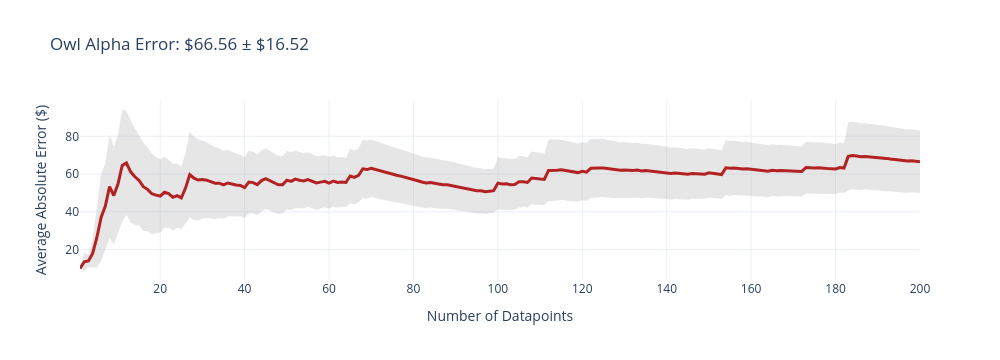
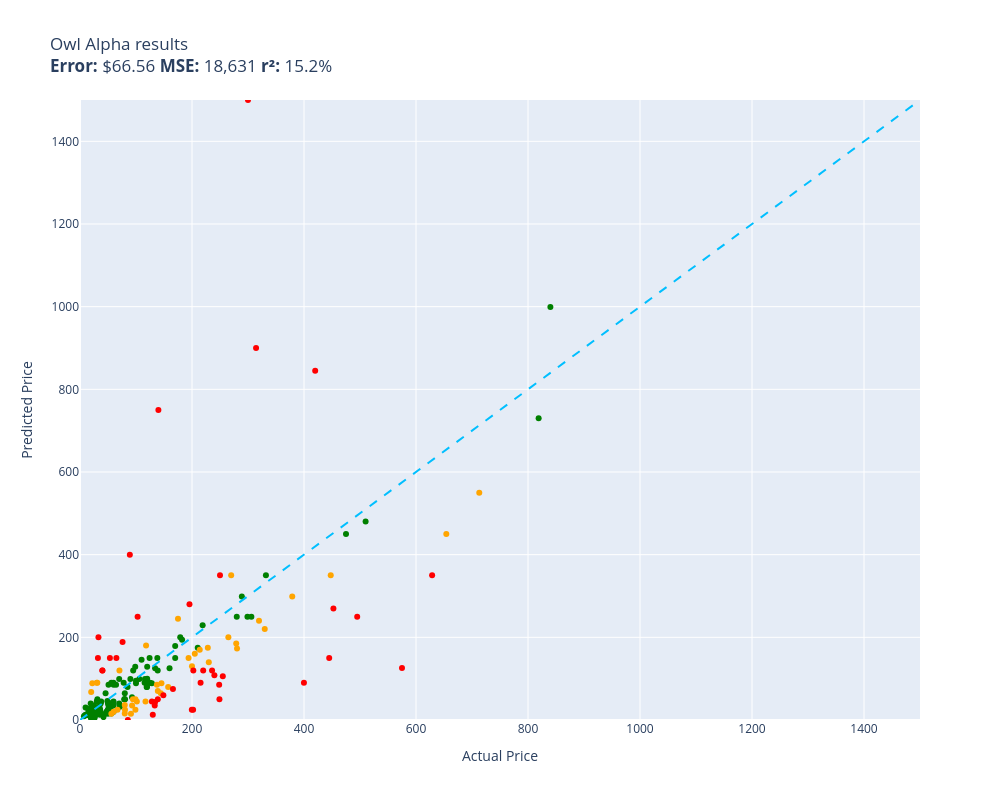

The cell these charts' notebook holds for them, in order:
### Code cell
evaluate(owl_alpha, test)

### Figure 1 — Plotly figure (JSON) as saved in the notebook; plotly's stock layout.template omitted (floating-point values rounded to 4 significant figures; data arrays with more than 128 entries replaced by an {"elided": "..."} marker saying what was removed)
{"data": [{"fill": "toself", "fillcolor": "rgba(128,128,128,0.2)", "hoverinfo": "skip", "line": {"color": "rgba(255,255,255,0)"}, "name": "95% CI", "showlegend": false, "type": "scatter", "x": {"elided": "400 int values"}, "y": {"elided": "400 float values"}}, {"customdata": {"elided": "200x1 float values"}, "hovertemplate": "n=%{x}<br>Avg Error=$%{y:,.2f}<br>±95% CI=$%{customdata[0]:,.2f}<extra></extra>", "line": {"color": "firebrick", "width": 3}, "mode": "lines", "name": "Cumulative Avg Error", "type": "scatter", "x": {"elided": "200 int values"}, "y": {"elided": "200 float values"}}], "layout": {"height": 360, "showlegend": false, "title": {"text": "Owl Alpha Error: $66.56 ± $16.52"}, "width": 1000, "xaxis": {"title": {"text": "Number of Datapoints"}}, "yaxis": {"title": {"text": "Average Absolute Error ($)"}}}}

### Figure 2 — Plotly figure (JSON) as saved in the notebook; plotly's stock layout.template omitted (floating-point values rounded to 4 significant figures)
{"data": [{"customdata": [["Old Blood Noise Excess V2 Distortion Cho...\nGuess=$229.00 Actual=$219.00"], ["telpo Headlight Assembly Fit For 15 Camr...\nGuess=$98.99 Actual=$115.99"], ["NewPower99 Battery Kit for Samsung Galax...\nGuess=$39.99 Actual=$54.95"], ["EXMAX NG-10X Fresnel Lens Focusing Adapt...\nGuess=$40.00 Actual=$69.98"], ["8544771 Dryer Heating Element, 279816 Th...\nGuess=$25.00 Actual=$35.74"], ["46mm Digital Pro High-Resolution Close-U...\nGuess=$25.00 Actual=$19.99"], ["Innovative Percussion CB-6 Chamois Bass ...\nGuess=$29.95 Actual=$54.32"], ["Panasonic KX-TG6511B DECT 6.0 PLUS Expan...\nGuess=$49.99 Actual=$79.20"], ["LOVE MEI Galaxy S10 Lite Case, Military ...\nGuess=$29.00 Actual=$32.98"], ["GJY Portable TV,10.6 inch Mini TV for AT...\nGuess=$50.00 Actual=$79.36"], ["LD Products Compatible Toner Cartridge R...\nGuess=$40.00 Actual=$49.98"], ["APS iBoard 6-inch Aluminum (Black Powder...\nGuess=$175.00 Actual=$210.23"], ["PEMP E65 E66 CDC Simulate Optical Fiber ...\nGuess=$79.95 Actual=$119.00"], ["CORSAIR Dominator Platinum RGB 32GB (2x1...\nGuess=$89.99 Actual=$124.00"], ["HK SYSTEMS 13\" Heavy Duty Black \"Push\" O...\nGuess=$80.00 Actual=$84.95"], ["Bam Trekking 3027SB Single Black Clarine...\nGuess=$350.00 Actual=$332.00"], ["June Garden 12\" Sweet Dolly Charlotte - ...\nGuess=$13.99 Actual=$19.99"], ["Aolemi Oil Rubbed Bronze Single Function...\nGuess=$129.00 Actual=$98.65"], ["Deco Mount Pro Tripod Microphone Stand w...\nGuess=$35.00 Actual=$59.95"], ["GanFindX Portable Car Hand Controls for ...\nGuess=$125.00 Actual=$159.90"], ["Scranton & Co 3 Drawer Mobile File Cabin...\nGuess=$89.99 Actual=$115.35"], ["Canon EOS Rebel T7 Digital SLR Camera wi...\nGuess=$730.00 Actual=$819.00"], ["Evergreen HSHB2005 Cylinder Head Gasket ...\nGuess=$89.99 Actual=$59.69"], ["Task T24287 Roman Ogee Router Bit with 1...\nGuess=$15.99 Actual=$55.88"], ["Southwire 120V/15A Right Angle User Atta...\nGuess=$45.00 Actual=$37.87"], ["Mylites+ Standard Comic Book Mylar Sleev...\nGuess=$25.00 Actual=$34.99"], ["DALDED LED Light Kit for Lego Sonic Gree...\nGuess=$19.99 Actual=$24.99"], ["152MM Hole Saws M42 Bi-Metal High Speed ...\nGuess=$28.00 Actual=$17.99"], ["Baseball Backpacks Large 18 Inch Bookbag...\nGuess=$29.00 Actual=$31.77"], ["Adams Check Payment and Deposit Register...\nGuess=$12.99 Actual=$35.49"], ["KOHLER 18865-CP Filtered Water Faucet, P...\nGuess=$450.00 Actual=$475.00"], ["Fjallraven, Kanken Laptop 15\" Backpack f...\nGuess=$79.95 Actual=$119.65"], ["Diversitech WG840585 Motor, (Ddb) 1/3Hp,...\nGuess=$124.99 Actual=$134.12"], ["Retevis RT68 Soft Earhook Walkie Talkie ...\nGuess=$8.99 Actual=$6.99"], ["Laisomeke Waterproof Junction Box, Unive...\nGuess=$12.50 Actual=$11.99"], ["Webcem Solar Shed Light Outdoor Indoor, ...\nGuess=$89.99 Actual=$77.96"], ["Western Digital Enterprise RE4-GP 2TB SA...\nGuess=$145.99 Actual=$109.95"], ["DIMARZIO 204284 DP 163FBK Blues Bucker G...\nGuess=$99.00 Actual=$89.99"], ["PM Auto Front Right Quick Complete Strut...\nGuess=$89.95 Actual=$124.94"], ["Tablet PC Cover Compatible with Lenovo T...\nGuess=$15.00 Actual=$31.61"], ["Miyaya@ Funny Animal Masks Collection fo...\nGuess=$14.00 Actual=$16.99"], ["Trail Gear Twin Stick Kit for Top Shift ...\nGuess=$250.00 Actual=$279.92"], ["Engine Thermostat, Replace 19301-PAA-306...\nGuess=$15.99 Actual=$18.89"], ["Ultra Duster Canned Air Net 10 Oz 6-Pack\nGuess=$25.00 Actual=$49.90"], ["Beck/Arnley 0421945 Air Filter\nGuess=$18.95 Actual=$35.87"], ["Dell Optiplex 390 Desktop Computer i3 3....\nGuess=$150.00 Actual=$124.27"], ["IQShield Screen Protector Compatible wit...\nGuess=$12.99 Actual=$9.95"], ["Liberty Imports 12 Pack: US Military Toy...\nGuess=$12.99 Actual=$16.98"], ["Neporal Full Spectrum Light Bulb, 6000K ...\nGuess=$9.00 Actual=$18.59"], ["Pidoko Kids Train Table, Grey with 90 Pc...\nGuess=$99.99 Actual=$119.97"], ["Satco S9596, 4 Count (Pack of 1), 4.18\nGuess=$12.99 Actual=$12.00"], ["Ceramic Talavera Mexican Tile 4x4\", 9 Pi...\nGuess=$45.00 Actual=$29.95"], ["Intrepid International Dressage Letters-...\nGuess=$12.99 Actual=$26.99"], ["LEGO Marvel Avengers War Machine Buster ...\nGuess=$19.99 Actual=$59.95"], ["ANZO USA 111207 GMC SIERRA 99-06 / YUKON...\nGuess=$193.99 Actual=$182.28"], ["Kingston Brass KS269SN Kingston Clawfoot...\nGuess=$250.00 Actual=$305.99"], ["EMART Photography C Stand with Boom Arm,...\nGuess=$129.00 Actual=$119.99"], ["KOHLER K-1185540-CP Assembly-Slider\nGuess=$64.99 Actual=$45.67"], ["KUNN Small Electrician Tool Pouch Utilit...\nGuess=$19.99 Actual=$21.99"], ["Trim Kit for 2-handle Shower & Tub Valve...\nGuess=$120.00 Actual=$94.99"], ["iPhone 12/12 Pro Nicaragua Guardabarranc...\nGuess=$24.99 Actual=$19.97"], ["Replacement Remote Control for PANASONIC...\nGuess=$25.00 Actual=$34.95"], ["KS K-STORM Replacement Silicone Mushroom...\nGuess=$11.00 Actual=$8.50"], ["LSSAGOON Backpack for Women Teen Kids Gi...\nGuess=$32.00 Actual=$33.99"], ["4LT LUMINETTE Vanity Opal GLS BSN\nGuess=$95.00 Actual=$99.99"], ["GE RPWF SmartWater Comparable Refrigerat...\nGuess=$39.99 Actual=$36.99"], ["Royal Designs, Inc. Decorative Abundant ...\nGuess=$9.99 Actual=$24.95"], ["NewFantasia Replacement Audio Cable with...\nGuess=$49.99 Actual=$31.00"], ["Mikrotik RB3011UIAS-RM RouterBOARD 10xGi...\nGuess=$250.00 Actual=$299.00"], ["MONOCARBON Forged Carbon Fiber Case for ...\nGuess=$85.00 Actual=$59.99"], ["Ibanez M510OVS Acoustic Mandolin in Vint...\nGuess=$150.00 Actual=$169.99"], ["Berta (6 Pieces) 1-1/4 inch Overlay, 90 ...\nGuess=$35.00 Actual=$24.66"], ["Chalkboard Name Badges with Magnetic Bac...\nGuess=$12.95 Actual=$19.95"], ["Linkloos Solar Street Lights Outdoor Wat...\nGuess=$89.99 Actual=$55.99"], ["USB Charger, CIVIE High Speed 60W Multip...\nGuess=$19.99 Actual=$15.99"], ["Hp Pavilion P7-1257c Motherboard Aahd3-h...\nGuess=$45.00 Actual=$59.86"], ["Kastar Battery Pack Replacement for Sony...\nGuess=$25.00 Actual=$19.99"], ["18 Inch White Undermount Kitchen Sink - ...\nGuess=$200.00 Actual=$179.00"], ["Amana Tool - SC587 Carbide Tipped 3-Wing...\nGuess=$31.95 Actual=$71.23"], ["AZX Stylus Pencil for Apple iPad Pro 202...\nGuess=$29.99 Actual=$29.99"], ["Raspberry Pi 3 Model B+ Aluminum Case Me...\nGuess=$22.50 Actual=$14.99"], ["Skullcandy Hesh Evo Bluetooth Headphones...\nGuess=$99.00 Actual=$69.99"], ["ROHL WSGUM3018WH Wire Sink Grids, White\nGuess=$89.00 Actual=$128.28"], ["ASUS VY279HE-W 27” 1080P Monitor - White...\nGuess=$150.00 Actual=$138.10"], ["LCD Screen for Dell Inspiron 17R 17.3\" H...\nGuess=$85.00 Actual=$64.37"], ["Diversitech UC2436-3 Ultralite Condenser...\nGuess=$50.00 Actual=$80.39"], ["Lorell Bell Chair Glide, 2.5\", Black\nGuess=$5.00 Actual=$19.50"], ["200 ' feet True 14 Gauge AWG CCA Speaker...\nGuess=$14.99 Actual=$44.95"], ["Competition Clutch Disc and Pressure Pla...\nGuess=$480.00 Actual=$510.00"], ["The Puppet Company - Carpet-Unicorn, Whi...\nGuess=$12.00 Actual=$19.00"], ["KUNFINE Android Radio CarPlay & Android ...\nGuess=$99.00 Actual=$106.00"], ["KYX Racing Hardened Steel Center Drive S...\nGuess=$19.99 Actual=$46.99"], ["Baumgartens Sicurix Blank PVC ID Cards (...\nGuess=$40.00 Actual=$19.11"], ["A-Premium Front Suspension Steering Knuc...\nGuess=$45.99 Actual=$48.99"], ["Custom Engagement Logo Desk Embosser Sea...\nGuess=$24.95 Actual=$49.95"], ["Audio Techinca ATW-T1002 System 10 Handh...\nGuess=$299.00 Actual=$289.00"], ["520 Pieces Christmas Envelope Seal Stick...\nGuess=$5.00 Actual=$25.99"], ["LD Compatible Ink Cartridge Replacement ...\nGuess=$7.00 Actual=$41.99"], ["BestPricedDecals Wine A BIT, You'll Feel...\nGuess=$12.99 Actual=$12.98"], ["Dell XPS 13 9343-2727SLV 13.3\" Full HD S...\nGuess=$999.00 Actual=$839.99"], ["VATOS 4 Packs Bubble Machine Gun for Kid...\nGuess=$14.99 Actual=$22.88"], ["BXYJY for Samsung Galaxy Z Fold 3 Case w...\nGuess=$15.00 Actual=$49.99"], ["Replacement Remote Control fit for Sony ...\nGuess=$30.00 Actual=$9.99"], ["Disney Princess Sparkling Princess Sleep...\nGuess=$12.99 Actual=$24.95"], ["Star Wars Die-Cast Metal TITANIUM Series...\nGuess=$8.00 Actual=$22.70"], ["Glovion Music Stand Light, Clip On Piano...\nGuess=$29.99 Actual=$27.99"], ["Blanco 230966 Valea Stainless Steel Sink...\nGuess=$55.00 Actual=$92.88"], ["Think Gizmos Build Your Own Robot Toys f...\nGuess=$19.99 Actual=$24.95"], ["Viola Bow 4/4 Full Size Carbon Fiber (Bl...\nGuess=$42.99 Actual=$49.99"], ["VTech Strum and Jam Kidi Musical Guitar ...\nGuess=$29.99 Actual=$21.99"], ["W11130208 W10695459 Refrigerator LED Mod...\nGuess=$8.99 Actual=$26.59"], ["Jada Toys Ryan's World Combo Panda Airli...\nGuess=$24.99 Actual=$34.94"], ["Pyle 2x120 Watt Home Audio Speaker Power...\nGuess=$85.00 Actual=$50.92"], ["STICKGOO Peel and Stick Backsplash for K...\nGuess=$29.99 Actual=$34.99"], ["Garmin 010-12402-10 GT15M-TM Transom-Mou...\nGuess=$120.00 Actual=$138.74"], ["Fitness Center Gym Room Weight Train Dua...\nGuess=$89.00 Actual=$99.99"], ["MonMount Triple Monitor Stand Freestandi...\nGuess=$64.99 Actual=$79.99"], ["Xiaomi Redmi 10 2022 NFC 4G LTE (128GB +...\nGuess=$179.00 Actual=$169.99"], ["Refresh NSF-53 Premium Replacement Refri...\nGuess=$34.99 Actual=$50.99"], ["NICKSTON Red Sparkling Glitter Slim Band...\nGuess=$9.99 Actual=$25.99"]], "hovertemplate": "%{customdata[0]}<extra></extra>", "legendgroup": "green", "marker": {"color": "green", "size": 6, "symbol": "circle"}, "mode": "markers", "name": "green", "orientation": "v", "showlegend": true, "type": "scatter", "x": [219.0, 116.0, 54.95, 69.98, 35.74, 19.99, 54.32, 79.2, 32.98, 79.36, 49.98, 210.2, 119.0, 124.0, 84.95, 332.0, 19.99, 98.65, 59.95, 159.9, 115.3, 819.0, 59.69, 55.88, 37.87, 34.99, 24.99, 17.99, 31.77, 35.49, 475.0, 119.7, 134.1, 6.99, 11.99, 77.96, 110.0, 89.99, 124.9, 31.61, 16.99, 279.9, 18.89, 49.9, 35.87, 124.3, 9.95, 16.98, 18.59, 120.0, 12.0, 29.95, 26.99, 59.95, 182.3, 306.0, 120.0, 45.67, 21.99, 94.99, 19.97, 34.95, 8.5, 33.99, 99.99, 36.99, 24.95, 31.0, 299.0, 59.99, 170.0, 24.66, 19.95, 55.99, 15.99, 59.86, 19.99, 179.0, 71.23, 29.99, 14.99, 69.99, 128.3, 138.1, 64.37, 80.39, 19.5, 44.95, 510.0, 19.0, 106.0, 46.99, 19.11, 48.99, 49.95, 289.0, 25.99, 41.99, 12.98, 840.0, 22.88, 49.99, 9.99, 24.95, 22.7, 27.99, 92.88, 24.95, 49.99, 21.99, 26.59, 34.94, 50.92, 34.99, 138.7, 99.99, 79.99, 170.0, 50.99, 25.99], "xaxis": "x", "y": [229.0, 98.99, 39.99, 40.0, 25.0, 25.0, 29.95, 49.99, 29.0, 50.0, 40.0, 175.0, 79.95, 89.99, 80.0, 350.0, 13.99, 129.0, 35.0, 125.0, 89.99, 730.0, 89.99, 15.99, 45.0, 25.0, 19.99, 28.0, 29.0, 12.99, 450.0, 79.95, 125.0, 8.99, 12.5, 89.99, 146.0, 99.0, 89.95, 15.0, 14.0, 250.0, 15.99, 25.0, 18.95, 150.0, 12.99, 12.99, 9.0, 99.99, 12.99, 45.0, 12.99, 19.99, 194.0, 250.0, 129.0, 64.99, 19.99, 120.0, 24.99, 25.0, 11.0, 32.0, 95.0, 39.99, 9.99, 49.99, 250.0, 85.0, 150.0, 35.0, 12.95, 89.99, 19.99, 45.0, 25.0, 200.0, 31.95, 29.99, 22.5, 99.0, 89.0, 150.0, 85.0, 50.0, 5.0, 14.99, 480.0, 12.0, 99.0, 19.99, 40.0, 45.99, 24.95, 299.0, 5.0, 7.0, 12.99, 999.0, 14.99, 15.0, 30.0, 12.99, 8.0, 29.99, 55.0, 19.99, 42.99, 29.99, 8.99, 24.99, 85.0, 29.99, 120.0, 89.0, 64.99, 179.0, 34.99, 9.99], "yaxis": "y"}, {"customdata": [["Stand for Raven Pro Document Scanner - P...\nGuess=$89.99 Actual=$29.85"], ["RBC12-UPC Replacement Battery Cartridge ...\nGuess=$139.95 Actual=$229.99"], ["SuppliesOutlet Compatible Toner Cartridg...\nGuess=$64.99 Actual=$144.29"], ["Pump Head TBVECHI 175PSI 4KW 5.5HP 21CFM...\nGuess=$220.00 Actual=$329.90"], ["Bam France 2002XL Contoured Hightech Bla...\nGuess=$550.00 Actual=$713.00"], ["Metabo HPT 36V MultiVolt™ Cordless Rotar...\nGuess=$299.00 Actual=$379.00"], ["SKB iSeries 3i-13096-6KP Case for BlackM...\nGuess=$245.00 Actual=$174.99"], ["Clementoni 39132.5 Jigsaw Puzzle 1,000 P...\nGuess=$15.99 Actual=$79.95"], ["10GBase-LR SFP+ Transceiver, Handar 10GB...\nGuess=$68.00 Actual=$19.99"], ["KOMPUTERBAY 4GB 2X 2GB DDR2 1066MHz PC2-...\nGuess=$25.00 Actual=$80.34"], ["Travelpro Platinum Elite Slim Business L...\nGuess=$169.99 Actual=$213.83"], ["15\" Locking Shower Head Extension Arm in...\nGuess=$35.99 Actual=$79.95"], ["Wenger City Upgrade Laptop Backpack with...\nGuess=$89.00 Actual=$145.42"], ["Festool 492370 Platin 2 S1000 Grit 6-Inc...\nGuess=$15.00 Actual=$91.00"], ["Marvel Legends Series X-Men 6-Inch Archa...\nGuess=$24.99 Actual=$98.95"], ["Pioneer 2AM401-BN Two Handle Kitchen Fau...\nGuess=$175.00 Actual=$228.22"], ["Grey Pneumatic 1311SD Impact Socket Set\nGuess=$79.99 Actual=$157.43"], ["Aeromotive 13304 Regulator, X1 Adjustabl...\nGuess=$349.99 Actual=$269.95"], ["4pc Wheel Spacers Adapters 4\" (2inch Per...\nGuess=$45.00 Actual=$116.95"], ["Urth 62mm UV, Circular Polarizing (CPL),...\nGuess=$69.99 Actual=$139.00"], ["LSI Broadcom SAS 9300-8i 8-port 12Gb/s S...\nGuess=$180.00 Actual=$118.00"], ["Wilkinson LOW GAUSS Vintage Tone Strat S...\nGuess=$89.99 Actual=$30.93"], ["Pyle Wireless Rear View Backup Camera - ...\nGuess=$120.00 Actual=$70.45"], ["Universal Power Group 12V 100Ah Sealed L...\nGuess=$129.99 Actual=$199.99"], ["Auertech Portable Washing Machine, 14lbs...\nGuess=$50.00 Actual=$98.99"], ["Evan Fischer Radiator Cooling Fan Assemb...\nGuess=$85.00 Actual=$137.34"], ["SP Air Corporation SP-8102BU 1/4-Inch He...\nGuess=$159.99 Actual=$204.99"], ["4 Inches Rolled Muffler Tip Catback Exha...\nGuess=$150.00 Actual=$193.88"], ["APS iBoard (304 Stainless Steel Polished...\nGuess=$200.00 Actual=$264.95"], ["VIPMOTOZ Sequential Turn Signal Premium ...\nGuess=$185.00 Actual=$278.94"], ["OEM Samsung Remote Control Shipped with ...\nGuess=$15.00 Actual=$56.00"], ["Venom Power Terra Hunter R/T+ R/T All-Te...\nGuess=$240.00 Actual=$319.65"], ["Steering Wheel, Carbon Fiber Automotive ...\nGuess=$349.99 Actual=$447.74"], ["sabermaster TCG Playmat yugioh playmat T...\nGuess=$89.00 Actual=$21.99"], ["DuraGo BR5330 Front Vented Disc Brake Ro...\nGuess=$45.00 Actual=$101.51"], ["Samsung DA97-07603B Freezer Ice Maker As...\nGuess=$35.00 Actual=$93.02"], ["Intex River Run Connect Lounge (Four)\nGuess=$49.99 Actual=$94.49"], ["Empava 24\" Single Wall Ovens 10 Cooking ...\nGuess=$450.00 Actual=$654.14"], ["KZ ZS10 Pro in Ear Monitor Headphone KZ ...\nGuess=$25.00 Actual=$66.99"], ["Fender Hendrix Voodoo Child Coiled Instr...\nGuess=$19.99 Actual=$59.99"], ["For Volvo C70 S70 V70 V40 S40 AC Compres...\nGuess=$172.95 Actual=$280.41"]], "hovertemplate": "%{customdata[0]}<extra></extra>", "legendgroup": "orange", "marker": {"color": "orange", "size": 6, "symbol": "circle"}, "mode": "markers", "name": "orange", "orientation": "v", "showlegend": true, "type": "scatter", "x": [29.85, 230.0, 144.3, 329.9, 713.0, 379.0, 175.0, 79.95, 19.99, 80.34, 213.8, 79.95, 145.4, 91.0, 98.95, 228.2, 157.4, 269.9, 117.0, 139.0, 118.0, 30.93, 70.45, 200.0, 98.99, 137.3, 205.0, 193.9, 264.9, 278.9, 56.0, 319.6, 447.7, 21.99, 101.5, 93.02, 94.49, 654.1, 66.99, 59.99, 280.4], "xaxis": "x", "y": [89.99, 139.9, 64.99, 220.0, 550.0, 299.0, 245.0, 15.99, 68.0, 25.0, 170.0, 35.99, 89.0, 15.0, 24.99, 175.0, 79.99, 350.0, 45.0, 69.99, 180.0, 89.99, 120.0, 130.0, 50.0, 85.0, 160.0, 150.0, 200.0, 185.0, 15.0, 240.0, 350.0, 89.0, 45.0, 35.0, 49.99, 450.0, 25.0, 19.99, 172.9], "yaxis": "y"}, {"customdata": [["ACDelco GM Original Equipment FW339 Fron...\nGuess=$89.99 Actual=$215.33"], ["Intermatic PX300 12V 300W Transformer wi...\nGuess=$43.32 Actual=$134.00"], ["DEWALT 20V MAX* XR Impact Driver with Bl...\nGuess=$269.99 Actual=$452.53"], ["Mini PC, Kinupute Desktop Computer E3-12...\nGuess=$250.00 Actual=$495.00"], ["JRready ST6313 DT Deutsch Connector Kit,...\nGuess=$25.00 Actual=$199.68"], ["Tidal Front + Rear Fender Flares 4PC Poc...\nGuess=$106.00 Actual=$254.99"], ["Dakota Alert MURS Alert Probe Sensor - M...\nGuess=$120.00 Actual=$219.99"], ["AUTOFREE LED Tail Lights Assembly Compat...\nGuess=$24.99 Actual=$201.99"], ["3D Tree Hole Branches 075 Stair Risers D...\nGuess=$12.99 Actual=$129.99"], ["Projector, CRAZVIEW Projector with WiFi ...\nGuess=$150.00 Actual=$53.40"], ["MC: Pindicator (Dual Intensity Amber)\nGuess=$120.00 Actual=$40.00"], ["Evan-Fischer Front Bumper Cover Compatib...\nGuess=$120.00 Actual=$202.38"], ["Sumerain S1339CM Double Handle Widesprea...\nGuess=$120.00 Actual=$235.86"], ["Poison Spyder 10-08-020 Rocker Knocker\nGuess=$349.99 Actual=$628.76"], ["VLAND LED Smoked Taillights Compatible F...\nGuess=$108.00 Actual=$239.99"], ["Lighted Triangle Mirror Cabinet Bathroom...\nGuess=$149.99 Actual=$445.00"], ["BESTILL Wall Mounted Shower Faucet Set, ...\nGuess=$189.00 Actual=$76.00"], ["Walker Exhaust Ultra EPA 16478 Direct Fi...\nGuess=$125.99 Actual=$574.99"], ["MGP Caliper Covers 39011SACURD Red Powde...\nGuess=$50.00 Actual=$249.00"], ["Canon Sure Shot 90u 35mm Date Camera\nGuess=$90.00 Actual=$399.89"], ["AC Compressor & A/C Kit For BMW 335i 335...\nGuess=$899.99 Actual=$314.41"], ["DuraGo 29515020 Front Hub Assembly\nGuess=$45.00 Actual=$128.34"], ["MXR Carbon Copy Deluxe Analog Delay Guit...\nGuess=$279.99 Actual=$195.50"], ["GENUINE VOLVO THERMOSTAT (3.0, 3.2) S60 ...\nGuess=$250.00 Actual=$102.85"], ["CradlePoint Compact Broadband Router (CB...\nGuess=$400.00 Actual=$89.00"], ["Cardone 84-58642 New HEI Electronic Dist...\nGuess=$75.00 Actual=$165.99"], ["New Replacement seat cover fits Yamaha M...\nGuess=$49.99 Actual=$138.95"], ["ECCPP Power Steering Pump for 2009-2010 ...\nGuess=$0.00 Actual=$85.48"], ["UPR Mach 1 Chin Spoiler Fits 94-98 Musta...\nGuess=$150.00 Actual=$64.99"], ["Music Hall pa15.3 MM/MC Phono Preamplifi...\nGuess=$350.00 Actual=$250.00"], ["CTLAMP XL-2100 Professional Quality XL-2...\nGuess=$149.99 Actual=$32.00"], ["200 Couples Conversation Cards - Enjoy B...\nGuess=$200.00 Actual=$32.97"], ["StonKraft Brass Chess Board Game Set wit...\nGuess=$750.00 Actual=$140.00"], ["VONADO Space Wars Colonial Viper MK1 Bui...\nGuess=$120.00 Actual=$39.99"], ["Pacific Drums PDCM1618TTRB 16 x 18 Inche...\nGuess=$845.00 Actual=$419.99"], ["Vinyl Soft Top Roll-up Adjustable Truck ...\nGuess=$60.00 Actual=$148.88"], ["HP Laserjet 2100 Laser Printer W/Test Pr...\nGuess=$1,500.00 Actual=$299.98"], ["PowerSport Front Rear Brakes and Rotors ...\nGuess=$85.00 Actual=$248.51"], ["Targus CityGear Durable Backpack, Black,...\nGuess=$35.00 Actual=$133.43"]], "hovertemplate": "%{customdata[0]}<extra></extra>", "legendgroup": "red", "marker": {"color": "red", "size": 6, "symbol": "circle"}, "mode": "markers", "name": "red", "orientation": "v", "showlegend": true, "type": "scatter", "x": [215.3, 134.0, 452.5, 495.0, 199.7, 255.0, 220.0, 202.0, 130.0, 53.4, 40.0, 202.4, 235.9, 628.8, 240.0, 445.0, 76.0, 575.0, 249.0, 399.9, 314.4, 128.3, 195.5, 102.8, 89.0, 166.0, 138.9, 85.48, 64.99, 250.0, 32.0, 32.97, 140.0, 39.99, 420.0, 148.9, 300.0, 248.5, 133.4], "xaxis": "x", "y": [89.99, 43.32, 270.0, 250.0, 25.0, 106.0, 120.0, 24.99, 12.99, 150.0, 120.0, 120.0, 120.0, 350.0, 108.0, 150.0, 189.0, 126.0, 50.0, 90.0, 900.0, 45.0, 280.0, 250.0, 400.0, 75.0, 49.99, 0.0, 150.0, 350.0, 150.0, 200.0, 750.0, 120.0, 845.0, 60.0, 1500.0, 85.0, 35.0], "yaxis": "y"}, {"hoverinfo": "skip", "line": {"color": "deepskyblue", "dash": "dash", "width": 2}, "mode": "lines", "name": "y = x", "showlegend": false, "type": "scatter", "x": [0, 1500], "y": [0, 1500]}], "layout": {"height": 800, "legend": {"title": {"text": "color"}, "tracegroupgap": 0}, "showlegend": false, "title": {"text": "Owl Alpha results<br><b>Error:</b> $66.56 <b>MSE:</b> 18,631 <b>r²:</b> 15.2%"}, "width": 1000, "xaxis": {"anchor": "y", "domain": [0, 1], "range": [0, 1500], "title": {"text": "Actual Price"}}, "yaxis": {"anchor": "x", "domain": [0, 1], "range": [0, 1500], "title": {"text": "Predicted Price"}}}}
